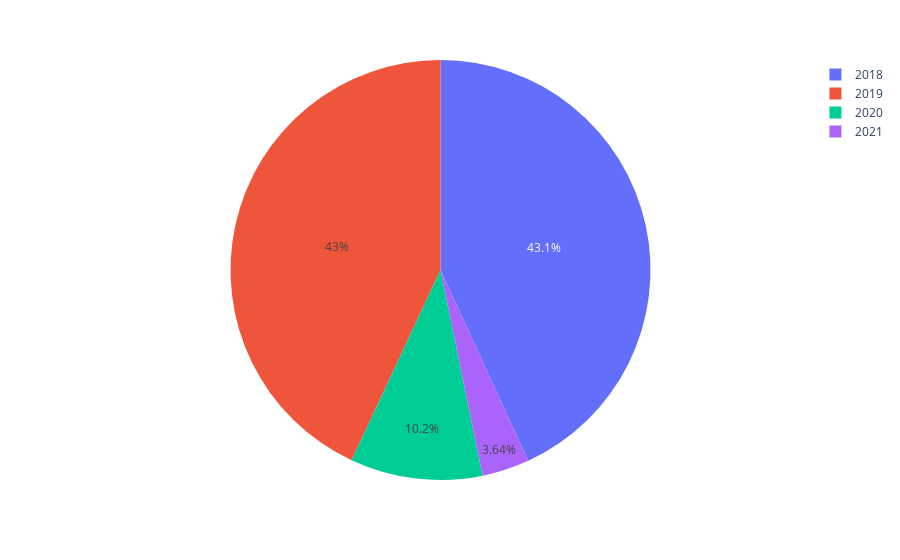

Notebook code cell kept with this figure:
### Markdown cell above
#### _2.1.2_. Plotando gráfico de pizza com o Plotly:

### Code cell
# gráfico de pizza retratando o percentual do 
# número total de turistas desembarcados por ano

fig=px.pie(
    names= chegada_ano['ano'], 
    values = chegada_ano['Chegadas']
)
fig.show()

### Figure 1 — Plotly figure (JSON) as saved in the notebook; plotly's stock layout.template omitted (floating-point values rounded to 4 significant figures)
{"data": [{"domain": {"x": [0, 1], "y": [0, 1]}, "hovertemplate": "label=%{label}<br>value=%{value}<extra></extra>", "labels": ["2018", "2019", "2020", "2021"], "legendgroup": "", "name": "", "showlegend": true, "type": "pie", "values": [405898, 404949, 95722, 34246]}], "layout": {"legend": {"tracegroupgap": 0}, "margin": {"t": 60}}}
